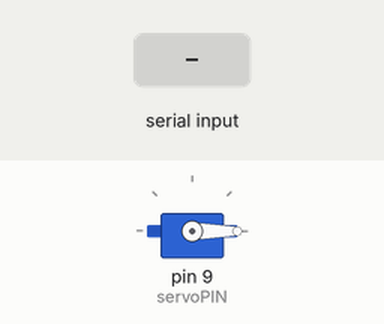
A sketch run on a simulated Arduino Uno, built with avr-gcc and run on an emulated ATmega328P. Shown: servo. The test bench sets the inputs (shaded band).

Above: at 1.2 s.
1.3 s: "30,150\n" received over Serial
At 3.1 s:
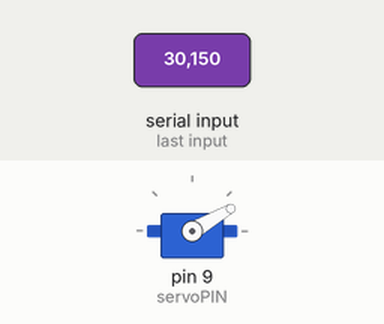
4.3 s: "200\n" received over Serial
At 5.6 s:
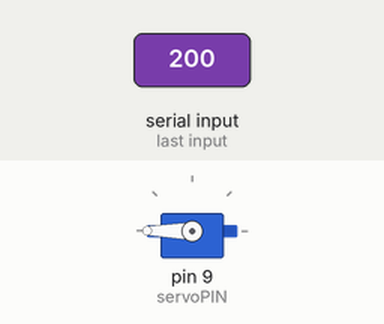
7.3 s: "90,45\n" received over Serial
At 9.1 s:
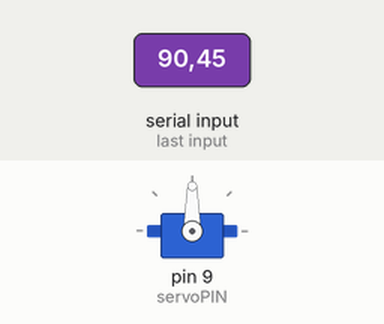
10.3 s: "90\n" received over Serial
At 13.4 s:
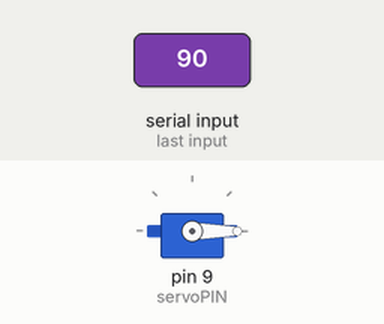
Timing chart, 0 to 14.3 s (numbered marks = the images above; inputs shaded):
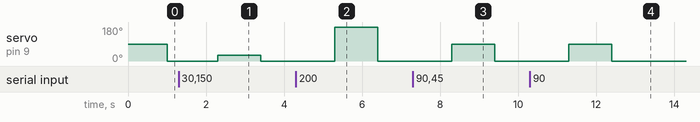

The sketch:

Py2Ard_Serovo1.ino
```cpp
#include <Servo.h>
Servo myServo;
int servoPIN = 9;
String servoPos;
int pos;

void setup() {
  Serial.begin(115200);
  myServo.attach(servoPIN);
  myServo.write(90);

}

void loop() {
  if(Serial.available()==0)
  {
   servoPos = Serial.readStringUntil('\r');
   pos = servoPos.toInt();
   myServo.write(pos) ;
   delay(100);
  }
}
```

Measured:
- after the input at 1.3 s, servo on pin 9 (servoPIN): 0° → 30° after 1.0 s, → 0° 1.1 s later
- after the input at 4.3 s, servo on pin 9 (servoPIN): 0° → 180° after 1.0 s, → 0° 1.1 s later
- after the input at 7.3 s, servo on pin 9 (servoPIN): 0° → 90° after 1.0 s, → 0° 1.1 s later
- after the input at 10.3 s, servo on pin 9 (servoPIN): 0° → 90° after 1.0 s, → 0° 1.1 s later
